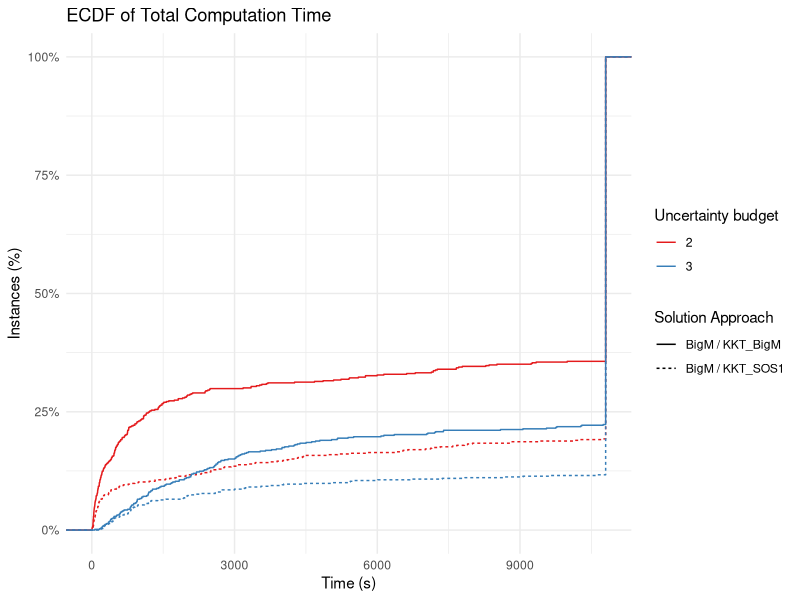
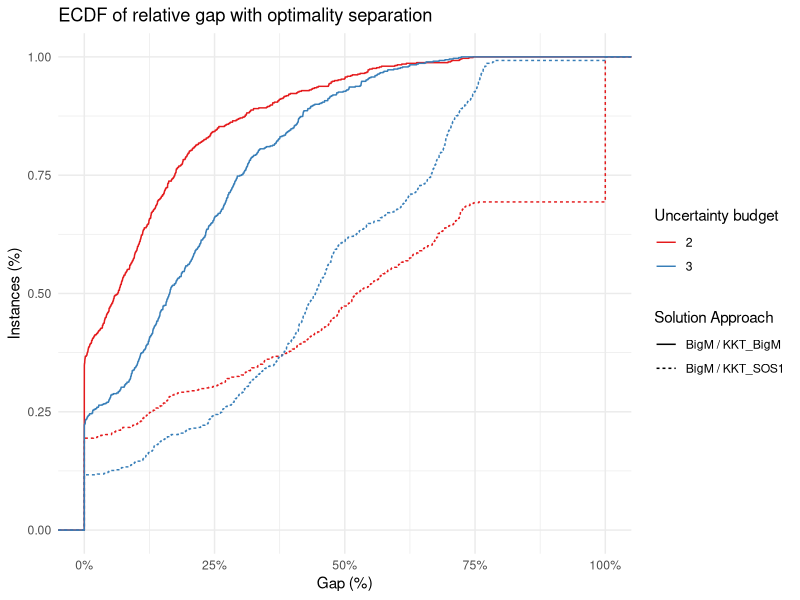
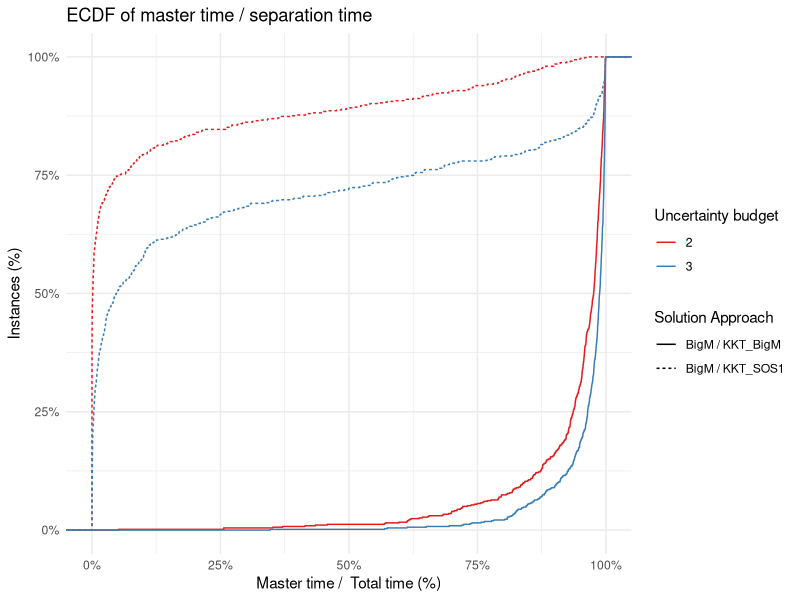
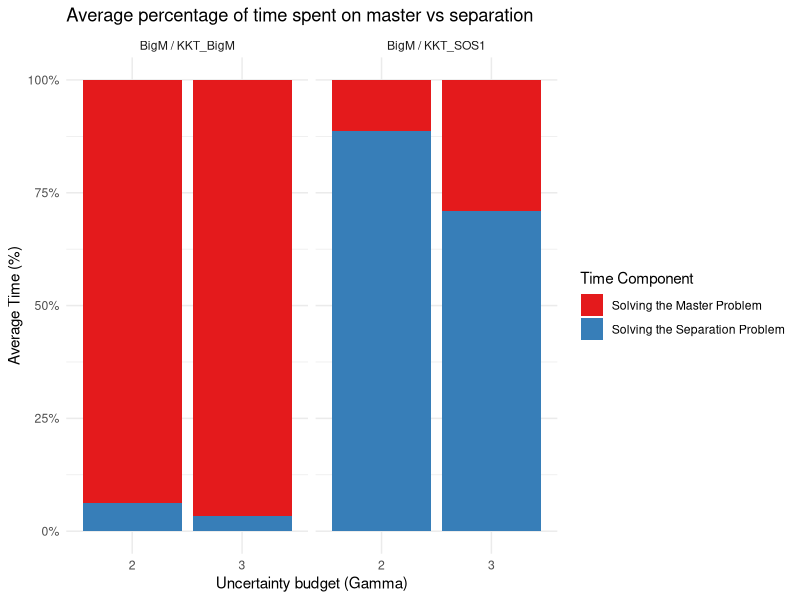
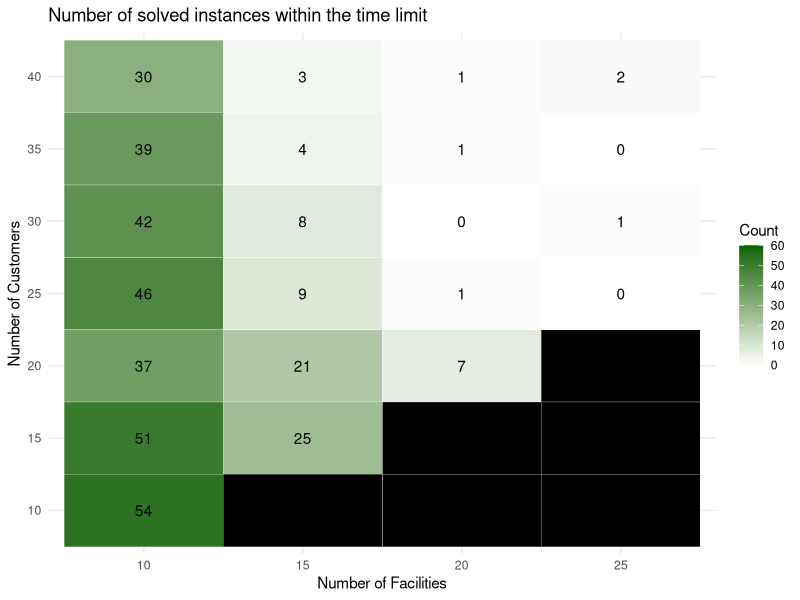
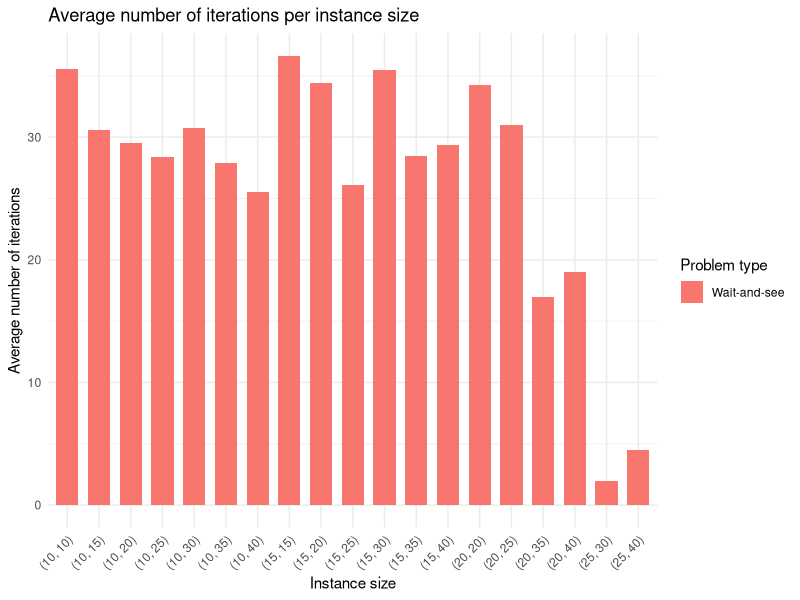
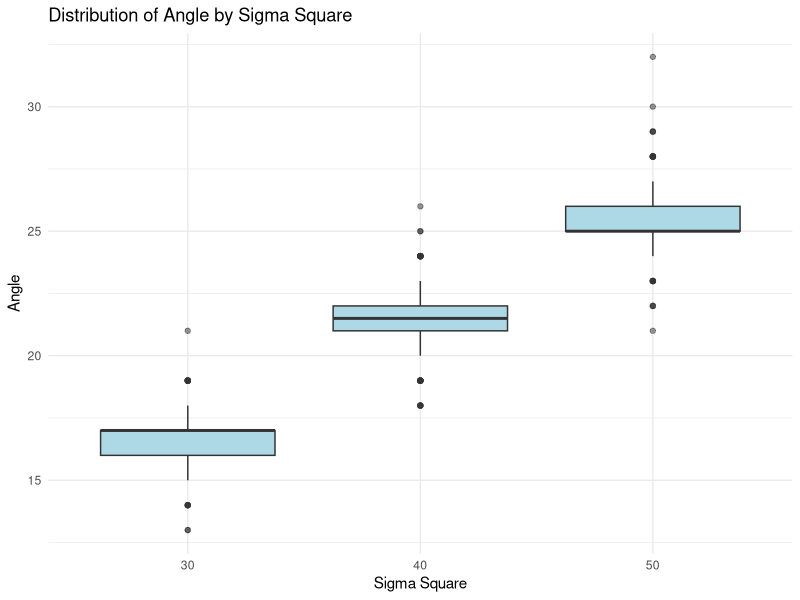
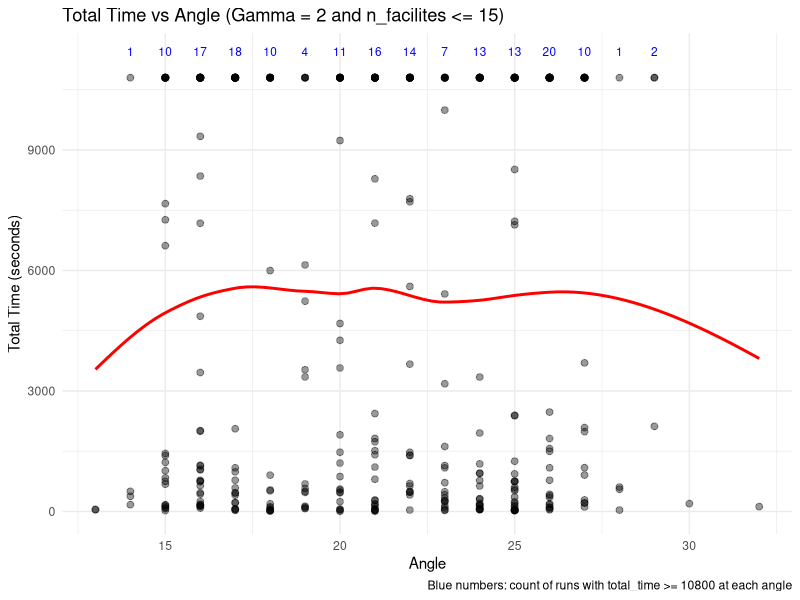

Write the R code that produced these figures, in order.
## ---- chunk 1
library(ggplot2)
library(rmarkdown)
suppressWarnings(library(dplyr))
library(knitr)
library(kableExtra)
library(stringr)
library(RColorBrewer)
library(tidyr)
## ---- chunk 2
make_heatmap = function(data) {
  
  max_count = data %>%
    count(n_facilities, n_customers) %>%
    pull(n) %>%
    max()
  
  # Step 1: Get all existing combinations in the original data
  existing_combinations = data %>% distinct(n_facilities, n_customers)
  
  # Step 2: Get all combinations of existing values
  full_grid = expand_grid(
    n_facilities = unique(data$n_facilities),
    n_customers = unique(data$n_customers)
  )
  
  # Step 3: Mark whether the pair exists in the original data
  full_grid = full_grid %>%
    left_join(existing_combinations %>% mutate(exists = TRUE), by = c("n_facilities", "n_customers"))
  
  # Step 4: Count how many rows are below the time limit
  counts = data %>%
    filter(total_time < 10800) %>%
    count(n_facilities, n_customers, name = "count")
  
  # Step 5: Join the count info into the full grid
  summary_data = full_grid %>%
    left_join(counts, by = c("n_facilities", "n_customers"))
  
  # Step 6: Set count = 0 where pair exists but no row meets time condition
  summary_data = summary_data %>%
    mutate(
      count = ifelse(is.na(count) & exists == TRUE, 0, count)
    )
  
  # Step 7: Plot with text
  p = ggplot(summary_data, aes(x = factor(n_facilities), y = factor(n_customers), fill = count)) +
    geom_tile(color = "white") +
    geom_text(aes(label = ifelse(!is.na(count), count, "")), color = "black") +
    scale_fill_gradient(
      low = "white", high = "darkgreen", na.value = "black",
      limits = c(0,max_count)
    ) +
    labs(
      title = "Number of solved instances within the time limit",
      x = "Number of Facilities",
      y = "Number of Customers",
      fill = "Count"
    ) +
    theme_minimal()
  
  return(p)
}

## ---- chunk 3
make_ecdf_total_time = function(data) {
  p = ggplot(data, aes(x = total_time, color = factor(Gamma), linetype = full_approach ) ) +
      stat_ecdf(geom = "step", linewidth = .5) +
      scale_y_continuous(labels = scales::percent) +
      labs(
        title = "ECDF of Total Computation Time",
        x = "Time (s)",
        y = "Instances (%)",
        color = "Uncertainty budget",
        linetype = "Solution Approach"
      ) +
      theme_minimal() +
      scale_color_brewer(palette = "Set1")
  
  return(p)
}

make_ecdf_gap = function(data) {
  
  p = ggplot(data,
         aes(x = (best_obj - best_bound) / (abs(best_obj) + 1e-10), color = factor(Gamma), linetype = full_approach ) ) +
      stat_ecdf(geom = "step", linewidth = .5) +
      scale_x_continuous(labels = scales::percent) +
      labs(
        title = "ECDF of relative gap with optimality separation",
        x = "Gap (%)",
        y = "Instances (%)",
        color = "Uncertainty budget",
        linetype = "Solution Approach"
      ) +
      theme_minimal() +
      scale_color_brewer(palette = "Set1")
  
  return (p)
}

make_ecdf_master_time = function(data) {
  
  p = ggplot(data,
         aes(x = master_time / total_time, color = factor(Gamma), linetype =  full_approach) ) +
      stat_ecdf(geom = "step", linewidth = .5) +
      scale_x_continuous(labels = scales::percent) +
      scale_y_continuous(labels = scales::percent) +
      labs(
        title = "ECDF of master time / separation time",
        x = "Master time /  Total time (%)",
        y = "Instances (%)",
        color = "Uncertainty budget",
        linetype = "Solution Approach"
      ) +
      theme_minimal() +
      scale_color_brewer(palette = "Set1")
    
  return (p)
}

make_master_time_barplot = function(data) {
  
  # Compute percentages
  plot_data <- data %>%
    dplyr::mutate(
      master_pct = master_time / total_time,
      other_pct  = 1 - master_pct
    ) %>%
    tidyr::pivot_longer(
      cols = c(master_pct, other_pct),
      names_to = "component",
      values_to = "percentage"
    )
  
  # Bar plot
  p <- ggplot(plot_data,
              aes(x = factor(Gamma), y = percentage, fill = component)) +
    geom_bar(stat = "summary", fun = mean, position = "stack") +
    scale_y_continuous(labels = scales::percent) +
    scale_fill_manual(
      values = c(master_pct = "#E41A1C", other_pct = "#377EB8"),
      labels = c("Solving the Master Problem", "Solving the Separation Problem"),
      name = "Time Component"
    ) +
    facet_wrap(~ full_approach) +
    labs(
      title = "Average percentage of time spent on master vs separation",
      x = "Uncertainty budget (Gamma)",
      y = "Average Time (%)"
    ) +
    theme_minimal()
  
  return(p)
}

## ---- chunk 4
#all_results_wait_and_see = read.csv("results-wait-and-see.csv", header = FALSE)
all_results_wait_and_see = read.csv("results-wait-and-see.csv", header = FALSE)
colnames(all_results_wait_and_see) = c("tag",
                          "instance",
                          "lower_objective_instance",
                          "n_facilities",
                          "n_customers", 
                          "d",
                          "angle",
                          "Gamma",
                          "master_method",
                          "separation_method",
                          "status",
                          "reason",
                          "best_bound",
                          "best_obj",
                          "total_time",
                          "master_time",
                          "separation_time",
                          "n_iterations")

all_results_wait_and_see = all_results_wait_and_see %>%
  mutate(
    separation_type = sub("_.*", "", separation_method),
    separation_approach = sub("^[^_]+_", "", separation_method),
    full_approach = paste0(master_method, " / ", separation_approach),
    sigma_square = as.numeric(sub(".*_\\d+_(\\d+)_\\d+\\.txt$", "\\1", lower_objective_instance)),
    total_time = pmin(total_time, 10800)
  )

#all_results_wait_and_see = all_results_wait_and_see %>% filter(n_facilities <= 25 & n_customers <= 40)

all_results_wait_and_see$tag = NULL

paged_table(all_results_wait_and_see)
## ---- chunk 5
make_ecdf_total_time(all_results_wait_and_see)
make_ecdf_gap(all_results_wait_and_see)
make_ecdf_master_time(all_results_wait_and_see)
make_master_time_barplot(all_results_wait_and_see)
## ---- chunk 6
wait_and_see_big_M = all_results_wait_and_see %>% filter(full_approach == "BigM / KKT_BigM")
make_heatmap(wait_and_see_big_M)
## ---- chunk 7

wait_and_see_big_M_solved = wait_and_see_big_M %>% filter(total_time < 10800)

avg_iter_wait_and_see <- wait_and_see_big_M_solved %>%
  group_by(n_facilities, n_customers) %>%
  summarise(avg_iterations = mean(n_iterations, na.rm = TRUE), .groups = "drop") %>%
  mutate(problem_type = "Wait-and-see")

# Step 3: Create a label for each pair to use on the x-axis
avg_iterations_combined <- avg_iter_wait_and_see %>%
  mutate(pair = paste0("(", n_facilities, ", ", n_customers, ")"))

# Step 4: Plot side-by-side bars
ggplot(avg_iterations_combined, aes(x = pair, y = avg_iterations, fill = problem_type)) +
  geom_bar(stat = "identity", position = position_dodge(width = 0.8), width = 0.7) +
  labs(
    title = "Average number of iterations per instance size",
    x = "Instance size",
    y = "Average number of iterations",
    fill = "Problem type"
  ) +
  theme_minimal() +
  theme(axis.text.x = element_text(angle = 45, hjust = 1))
## ---- chunk 8
ggplot(wait_and_see_big_M, aes(x = factor(sigma_square), y = angle)) +
  geom_boxplot(outlier.alpha = 0.3, fill = "lightblue") +
  labs(
    title = "Distribution of Angle by Sigma Square",
    x = "Sigma Square",
    y = "Angle"
  ) +
  theme_minimal()

######################

for (Gamma_val in unique(wait_and_see_big_M$Gamma)) {
  
  data = wait_and_see_big_M %>% filter(Gamma == Gamma_val, n_facilities <= 15)
  
  # Count long runs per exact angle
  counts_per_angle <- data %>%
    group_by(angle) %>%
    summarise(long_runs = sum(total_time >= 10800, na.rm = TRUE)) %>%
    ungroup()
  
  # Plot with points, smooth line, and count labels
  p = ggplot(data, aes(x = angle, y = total_time)) +
    geom_point(alpha = 0.4, size = 2) +
    geom_smooth(method = "loess", se = FALSE, color = "red", size = 1) +
    geom_text(
      data = counts_per_angle %>% filter(long_runs > 0),
      aes(x = angle, y = max(data$total_time, na.rm = TRUE) * 1.05, label = long_runs),
      color = "blue",
      size = 3,
      vjust = 0
    ) +
    labs(
      title = paste0("Total Time vs Angle (Gamma = ", Gamma_val, " and n_facilites <= 15)"),
      x = "Angle",
      y = "Total Time (seconds)",
      caption = "Blue numbers: count of runs with total_time >= 10800 at each angle"
    ) +
    theme_minimal() +
    coord_cartesian(clip = "off")  # to show labels outside plot area
  
  print(p)
}
## ---- chunk 9
check_obj_consistency <- function(data) {
  data %>%
    filter(total_time < 10800) %>%
    group_by(instance, lower_objective_instance, Gamma) %>%
    summarise(
      n_methods = n_distinct(full_approach),
      n_obj     = n_distinct(best_obj),
      same_obj  = (n_obj == 1),
      .groups = "drop"
    ) %>%
    filter(!same_obj)
}

check_obj_consistency(all_results_wait_and_see)
